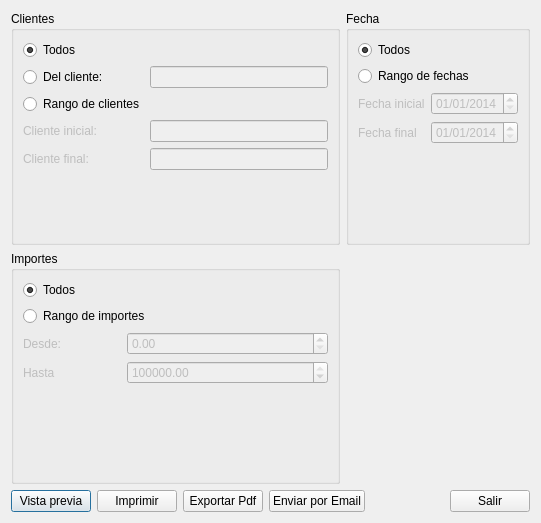
<?xml version="1.0" encoding="UTF-8"?>
<ui version="4.0">
 <class>frmListadoPed</class>
 <widget class="QDialog" name="frmListadoPed">
  <property name="geometry">
   <rect>
    <x>0</x>
    <y>0</y>
    <width>541</width>
    <height>523</height>
   </rect>
  </property>
  <property name="windowTitle">
   <string>Dialog</string>
  </property>
  <layout class="QGridLayout" name="gridLayout_4">
   <item row="0" column="0">
    <widget class="QGroupBox" name="groupBox">
     <property name="title">
      <string>Clientes</string>
     </property>
     <layout class="QGridLayout" name="gridLayout">
      <item row="0" column="0">
       <widget class="QRadioButton" name="rdbTodosClientes">
        <property name="text">
         <string>Todos</string>
        </property>
        <property name="checked">
         <bool>true</bool>
        </property>
       </widget>
      </item>
      <item row="3" column="0">
       <widget class="QLabel" name="lblCliIni">
        <property name="enabled">
         <bool>false</bool>
        </property>
        <property name="text">
         <string>Cliente inicial:</string>
        </property>
       </widget>
      </item>
      <item row="1" column="0">
       <widget class="QRadioButton" name="rdb1Cliente">
        <property name="text">
         <string>Del cliente:</string>
        </property>
       </widget>
      </item>
      <item row="3" column="1">
       <widget class="QLineEdit" name="txtClienteIni">
        <property name="enabled">
         <bool>false</bool>
        </property>
       </widget>
      </item>
      <item row="1" column="1">
       <widget class="QLineEdit" name="txt1Cliente">
        <property name="enabled">
         <bool>false</bool>
        </property>
       </widget>
      </item>
      <item row="8" column="0">
       <spacer name="verticalSpacer">
        <property name="orientation">
         <enum>Qt::Vertical</enum>
        </property>
        <property name="sizeHint" stdset="0">
         <size>
          <width>20</width>
          <height>40</height>
         </size>
        </property>
       </spacer>
      </item>
      <item row="2" column="0">
       <widget class="QRadioButton" name="rdbRGClientes">
        <property name="text">
         <string>Rango de clientes</string>
        </property>
       </widget>
      </item>
      <item row="4" column="1">
       <widget class="QLineEdit" name="txtCFin">
        <property name="enabled">
         <bool>false</bool>
        </property>
       </widget>
      </item>
      <item row="4" column="0">
       <widget class="QLabel" name="lblCliFin">
        <property name="enabled">
         <bool>false</bool>
        </property>
        <property name="text">
         <string>Cliente final:</string>
        </property>
       </widget>
      </item>
     </layout>
    </widget>
   </item>
   <item row="0" column="1">
    <widget class="QGroupBox" name="groupBox_2">
     <property name="title">
      <string>Fecha</string>
     </property>
     <layout class="QGridLayout" name="gridLayout_2">
      <item row="0" column="0" colspan="2">
       <widget class="QRadioButton" name="rdbTodasFechas">
        <property name="text">
         <string>Todos</string>
        </property>
        <property name="checked">
         <bool>true</bool>
        </property>
       </widget>
      </item>
      <item row="1" column="0" colspan="2">
       <widget class="QRadioButton" name="rdbRGFechas">
        <property name="text">
         <string>Rango de fechas</string>
        </property>
       </widget>
      </item>
      <item row="2" column="0">
       <widget class="QLabel" name="lblFechaDesde">
        <property name="enabled">
         <bool>false</bool>
        </property>
        <property name="text">
         <string>Fecha inicial</string>
        </property>
       </widget>
      </item>
      <item row="2" column="1">
       <widget class="QDateEdit" name="dateDesde">
        <property name="enabled">
         <bool>false</bool>
        </property>
        <property name="dateTime">
         <datetime>
          <hour>0</hour>
          <minute>0</minute>
          <second>0</second>
          <year>2014</year>
          <month>1</month>
          <day>1</day>
         </datetime>
        </property>
        <property name="displayFormat">
         <string>dd/MM/yyyy</string>
        </property>
       </widget>
      </item>
      <item row="3" column="0">
       <widget class="QLabel" name="lblFechaHasta">
        <property name="enabled">
         <bool>false</bool>
        </property>
        <property name="text">
         <string>Fecha final</string>
        </property>
       </widget>
      </item>
      <item row="3" column="1">
       <widget class="QDateEdit" name="deteHasta">
        <property name="enabled">
         <bool>false</bool>
        </property>
        <property name="dateTime">
         <datetime>
          <hour>0</hour>
          <minute>0</minute>
          <second>0</second>
          <year>2014</year>
          <month>1</month>
          <day>1</day>
         </datetime>
        </property>
        <property name="displayFormat">
         <string>dd/MM/yyyy</string>
        </property>
       </widget>
      </item>
      <item row="4" column="0">
       <spacer name="verticalSpacer_2">
        <property name="orientation">
         <enum>Qt::Vertical</enum>
        </property>
        <property name="sizeHint" stdset="0">
         <size>
          <width>20</width>
          <height>80</height>
         </size>
        </property>
       </spacer>
      </item>
     </layout>
    </widget>
   </item>
   <item row="2" column="0" colspan="2">
    <layout class="QHBoxLayout" name="horizontalLayout">
     <item>
      <widget class="QPushButton" name="btnPrew">
       <property name="text">
        <string>Vista previa</string>
       </property>
      </widget>
     </item>
     <item>
      <widget class="QPushButton" name="btnPrint">
       <property name="text">
        <string>Imprimir</string>
       </property>
      </widget>
     </item>
     <item>
      <widget class="QPushButton" name="btnPdf">
       <property name="text">
        <string>Exportar Pdf</string>
       </property>
      </widget>
     </item>
     <item>
      <widget class="QPushButton" name="btnMail">
       <property name="text">
        <string>Enviar por Email</string>
       </property>
      </widget>
     </item>
     <item>
      <spacer name="horizontalSpacer">
       <property name="orientation">
        <enum>Qt::Horizontal</enum>
       </property>
       <property name="sizeHint" stdset="0">
        <size>
         <width>40</width>
         <height>20</height>
        </size>
       </property>
      </spacer>
     </item>
     <item>
      <widget class="QPushButton" name="btnSalir">
       <property name="text">
        <string>Salir</string>
       </property>
      </widget>
     </item>
    </layout>
   </item>
   <item row="1" column="0">
    <widget class="QGroupBox" name="groupBox_3">
     <property name="title">
      <string>Importes</string>
     </property>
     <layout class="QGridLayout" name="gridLayout_3">
      <item row="0" column="0" colspan="2">
       <widget class="QRadioButton" name="rdbTodosImportes">
        <property name="text">
         <string>Todos</string>
        </property>
        <property name="checked">
         <bool>true</bool>
        </property>
       </widget>
      </item>
      <item row="1" column="0" colspan="2">
       <widget class="QRadioButton" name="rdbRGImportes">
        <property name="text">
         <string>Rango de importes</string>
        </property>
       </widget>
      </item>
      <item row="2" column="0">
       <widget class="QLabel" name="lblImporteDesde">
        <property name="enabled">
         <bool>false</bool>
        </property>
        <property name="text">
         <string>Desde:</string>
        </property>
       </widget>
      </item>
      <item row="2" column="1" colspan="2">
       <widget class="QDoubleSpinBox" name="spinDesde">
        <property name="enabled">
         <bool>false</bool>
        </property>
        <property name="maximum">
         <double>999999999.000000000000000</double>
        </property>
       </widget>
      </item>
      <item row="3" column="0">
       <widget class="QLabel" name="lblImporteHasta">
        <property name="enabled">
         <bool>false</bool>
        </property>
        <property name="text">
         <string>Hasta</string>
        </property>
       </widget>
      </item>
      <item row="3" column="1" colspan="2">
       <widget class="QDoubleSpinBox" name="spinHasta">
        <property name="enabled">
         <bool>false</bool>
        </property>
        <property name="maximum">
         <double>999999999.000000000000000</double>
        </property>
        <property name="value">
         <double>999999999.000000000000000</double>
        </property>
       </widget>
      </item>
      <item row="4" column="2">
       <spacer name="verticalSpacer_3">
        <property name="orientation">
         <enum>Qt::Vertical</enum>
        </property>
        <property name="sizeHint" stdset="0">
         <size>
          <width>20</width>
          <height>80</height>
         </size>
        </property>
       </spacer>
      </item>
     </layout>
     <zorder>rdbTodosImportes</zorder>
     <zorder>rdbRGImportes</zorder>
     <zorder>spinDesde</zorder>
     <zorder>spinHasta</zorder>
     <zorder>lblImporteDesde</zorder>
     <zorder>lblImporteHasta</zorder>
     <zorder>verticalSpacer_3</zorder>
    </widget>
   </item>
  </layout>
  <zorder>layoutWidget</zorder>
  <zorder>groupBox_2</zorder>
  <zorder>groupBox_3</zorder>
  <zorder>groupBox</zorder>
  <zorder>btnMail</zorder>
 </widget>
 <resources/>
 <connections/>
</ui>
